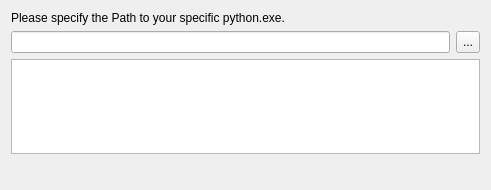
<?xml version="1.0" encoding="UTF-8"?>
<ui version="4.0">
 <class>PythonToolsWidget</class>
 <widget class="QWidget" name="PythonToolsWidget">
  <property name="geometry">
   <rect>
    <x>0</x>
    <y>0</y>
    <width>491</width>
    <height>190</height>
   </rect>
  </property>
  <property name="sizePolicy">
   <sizepolicy hsizetype="Preferred" vsizetype="Preferred">
    <horstretch>0</horstretch>
    <verstretch>0</verstretch>
   </sizepolicy>
  </property>
  <property name="minimumSize">
   <size>
    <width>491</width>
    <height>190</height>
   </size>
  </property>
  <property name="windowTitle">
   <string>Form</string>
  </property>
  <layout class="QVBoxLayout" name="verticalLayout">
   <item>
    <widget class="QLabel" name="label_2">
     <property name="text">
      <string>Please specify the Path to your specific python.exe.</string>
     </property>
    </widget>
   </item>
   <item>
    <layout class="QHBoxLayout" name="horizontalLayout">
     <item>
      <widget class="QLineEdit" name="targetDirectory">
       <property name="readOnly">
        <bool>false</bool>
       </property>
      </widget>
     </item>
     <item>
      <widget class="QToolButton" name="targetChooser">
       <property name="sizePolicy">
        <sizepolicy hsizetype="Fixed" vsizetype="Preferred">
         <horstretch>0</horstretch>
         <verstretch>0</verstretch>
        </sizepolicy>
       </property>
       <property name="minimumSize">
        <size>
         <width>0</width>
         <height>0</height>
        </size>
       </property>
       <property name="text">
        <string>...</string>
       </property>
      </widget>
     </item>
    </layout>
   </item>
   <item>
    <widget class="QTextEdit" name="pythonInfo">
     <property name="readOnly">
        <bool>true</bool>
     </property>
    </widget>
   </item>
   <item>
    <spacer name="verticalSpacer">
     <property name="orientation">
      <enum>Qt::Vertical</enum>
     </property>
     <property name="sizeHint" stdset="0">
      <size>
       <width>20</width>
       <height>122</height>
      </size>
     </property>
    </spacer>
   </item>
  </layout>
 </widget>
 <resources/>
 <connections/>
</ui>
